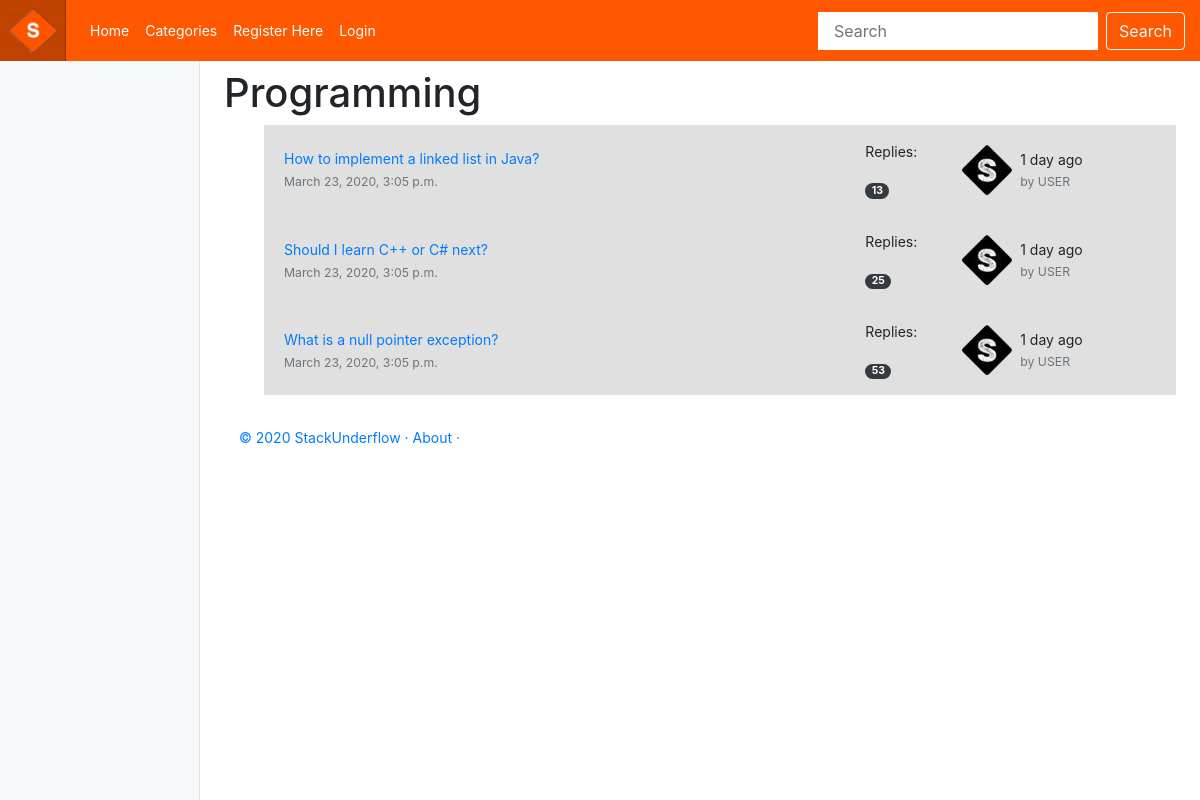
Page /stack_underflow/category/programming/ on the earlier database version.
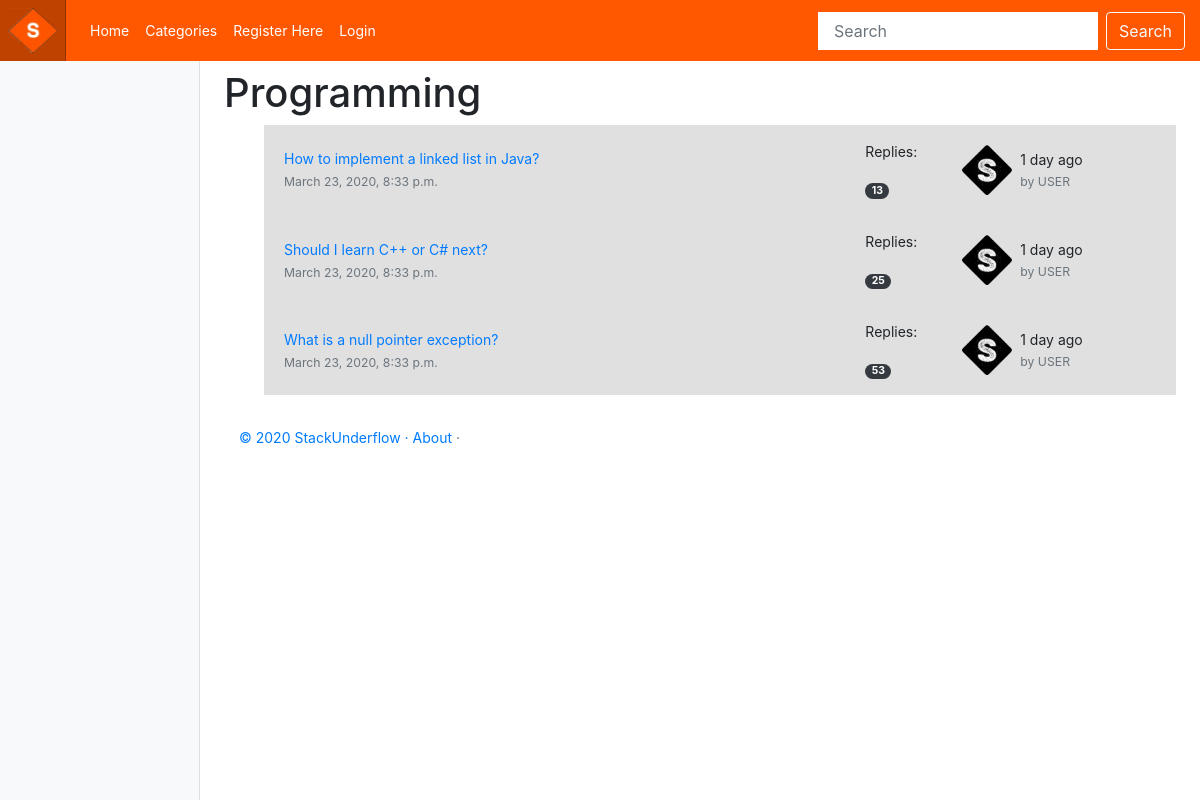
Same page on the later database version.
### stack_underflow/models.py (models this page shows, shortened)
class Category(models.Model):
    name = models.CharField(max_length=128, unique=True)
    threads = models.IntegerField(default=0)
    slug = models.SlugField(unique=True)
    class Meta:
        verbose_name_plural = 'Categories'

class Thread(models.Model):
    category = models.ForeignKey(Category, on_delete=models.CASCADE)
    question = models.CharField(max_length=128, unique=True)
    replies = models.IntegerField(default=0)
    created_at = models.DateTimeField(auto_now_add=True)
    slug = models.SlugField(unique=True)

### stack_underflow/views.py (the view)
# urls.py: path('category/<slug:category_name_slug>/', views.show_category, name='show_category'),
def show_category(request, category_name_slug):
    context_dict = {}
    try:
        category = Category.objects.get(slug=category_name_slug)
        threads = Thread.objects.filter(category=category)
        context_dict['threads'] = threads
        context_dict['category'] = category
    except Category.DoesNotExist:
        context_dict['category'] = None
        context_dict['threads'] = None
    return render(request, 'stack_underflow/category.html', context=context_dict)

### templates/stack_underflow/category.html (shortened to what this page needs)
<!DOCTYPE html>
{% extends 'stack_underflow/base.html' %}
{% load staticfiles %}
{% block body_block %}
    {% if category %}
    <h1>{{ category.name }}</h1>
    {% if threads %}
    <ul>
        {% for thread in threads %}
        <div class="card-body card-body-index py-3">
            <div class="row no-gutters align-items-center">
                <div class="col"> <a href="{% url 'stack_underflow:show_thread' thread.slug %}" class="text-big" data-abc="true">{{ thread.question }}</a>
                    <div class="text-muted small mt-1">{{ thread.created_at }}<a href="javascript:void(0)" class="text-muted" data-abc="true"></a></div>
                </div>
                <div class="d-none d-md-block col-4">
                    <div class="row no-gutters align-items-center">
                        <div class="col-4">
                            <p>  Replies:</p>
                            <span class="badge badge-dark badge-pill">{{ thread.replies }}</span>
                        </div>
                        <div class="media col-8 align-items-center"> <img src="{% static 'images/logo2.png' %}" alt="" class="d-block ui-w-30 rounded-circle" width="50" height="50">
                            <div class="media-body flex-truncate ml-2">
                                <div class="line-height-1 text-truncate">1 day ago</div> <a href="javascript:void(0)" class="text-muted small text-truncate" data-abc="true">by USER</a>
                            </div>
                        </div>
                    </div>
                </div>
            </div>
        </div>
        {% endfor %}
    </ul>
    {% else %}
    <strong>No pages currently in category.</strong>
    {% endif %}
    {% else %}
    The specified category does not exist.
    {% endif %}
{% endblock %}

### templates/stack_underflow/base.html (shortened to what this page needs)
{% load staticfiles %}
<html lang="en">
<head>
    <link href="{% static 'css/bootstrap.min.css' %}" rel="stylesheet">
    <link href="{% static 'css/stack_underflow.css' %}" rel="stylesheet">
</head>
<body>
<header>
    <nav class="navbar navbar-expand-md navbar-dark fixed-top p-0" style="background-color: #ff5800;">
        <a class="navbar-brand p-2" href="{% url 'stack_underflow:index' %}"><img src="{% static 'images/logo1.png' %}"
                                                                                  width="50" height="" 50"></a>
        <div class="collapse navbar-collapse" id="navbarCollapse">
            <ul class="navbar-nav mr-auto">
                <li class="nav-item"><a class="nav-link active" href="{% url 'stack_underflow:index' %}">Home</a></li>
                <li class="nav-item "><a class="nav-link active" href="{% url 'stack_underflow:categories' %}">Categories</a>
                </li>
                {% if user.is_authenticated %}
                <li class="nav-item"><a class="nav-link active"
                                        href="{% url 'auth_logout' %}?next={% url 'stack_underflow:index' %}">Logout</a>
                </li>
                <li class="nav-item"><a class="nav-link active" href="{% url 'stack_underflow:add_category' %}">Add
                    Category</a></li>
                <li class="nav-item"><a class="nav-link active" href="{% url 'stack_underflow:index' %}">Change
                    Password</a></li>
                {% else %}
                <li class="nav-item"><a class="nav-link active" href="{% url 'registration_register' %}">Register
                    Here</a></li>
                <li class="nav-item "><a class="nav-link active" href="{% url 'auth_login' %}">Login</a></li>
                {% endif %}
            </ul>
            <form class="form-inline my-2 my-lg-0">
                <input class="form-control mr-sm-2" type="search" placeholder="Search" aria-label="Search">
                <button class="btn btn-outline-light my-2 my-sm-0" type="submit">Search</button>
            </form>
        </div>
    </nav>
</header>
<div class="container-fluid">
    <div class="row">
        <nav class="col-md-2 d-none d-md-block bg-light sidebar">
            <div class="sidebar-sticky">
            </div>
        </nav>
        <main role="main" class="col-md-9  ml-sm-auto col-lg-10 px-4">
            {% block body_block %}
            {% endblock %}
            <footer class="footer mt-auto py-3">
                <div class="container">
                    <span class="text-muted"><a class="" float-left">&copy; 2020 StackUnderflow &middot; <a href="#">About</a> &middot;</span>
                </div>
            </footer>
    </div>
</div>
</body>
</html>

### static/css/stack_underflow.css (style rules this page uses)
body { font-size: .875rem; }
.sidebar { position: fixed; top: 0; bottom: 0; left: 0; z-index: 100; padding: 48px 0 0; box-shadow: inset -1px 0 0 rgba(0, 0, 0, .1); }
.sidebar-sticky { position: relative; top: 0; height: calc(100vh - 48px); padding-top: .5rem; overflow-x: hidden; overflow-y: auto; }
[role="main"] { padding-top: 133px; }
@media (min-width: 768px) { [role="main"] { padding-top: 48px; } }
.navbar-brand { padding-top: .75rem; padding-bottom: .75rem; font-size: 1rem; background-color: rgba(0, 0, 0, .25); box-shadow: inset -1px 0 0 rgba(0, 0, 0, .25); }
.navbar .btn { margin-right: 15px; }
.navbar .form-control { padding: .75rem 1rem; border-width: 0; border-radius: 0; }
.card-body { -ms-flex: 1 1 auto; flex: 1 1 auto; padding: 1.25rem; }
.card-body-index { background-color: #e0e0e0; }

Differences in the rows shown:
changed Thread "How to implement a linked list in Java?": created_at "March 23, 2020, 3:05 p.m." → "March 23, 2020, 8:33 p.m."
changed Thread "Should I learn C++ or C# next?": created_at "March 23, 2020, 3:05 p.m." → "March 23, 2020, 8:33 p.m."
changed Thread "What is a null pointer exception?": created_at "March 23, 2020, 3:05 p.m." → "March 23, 2020, 8:33 p.m."
